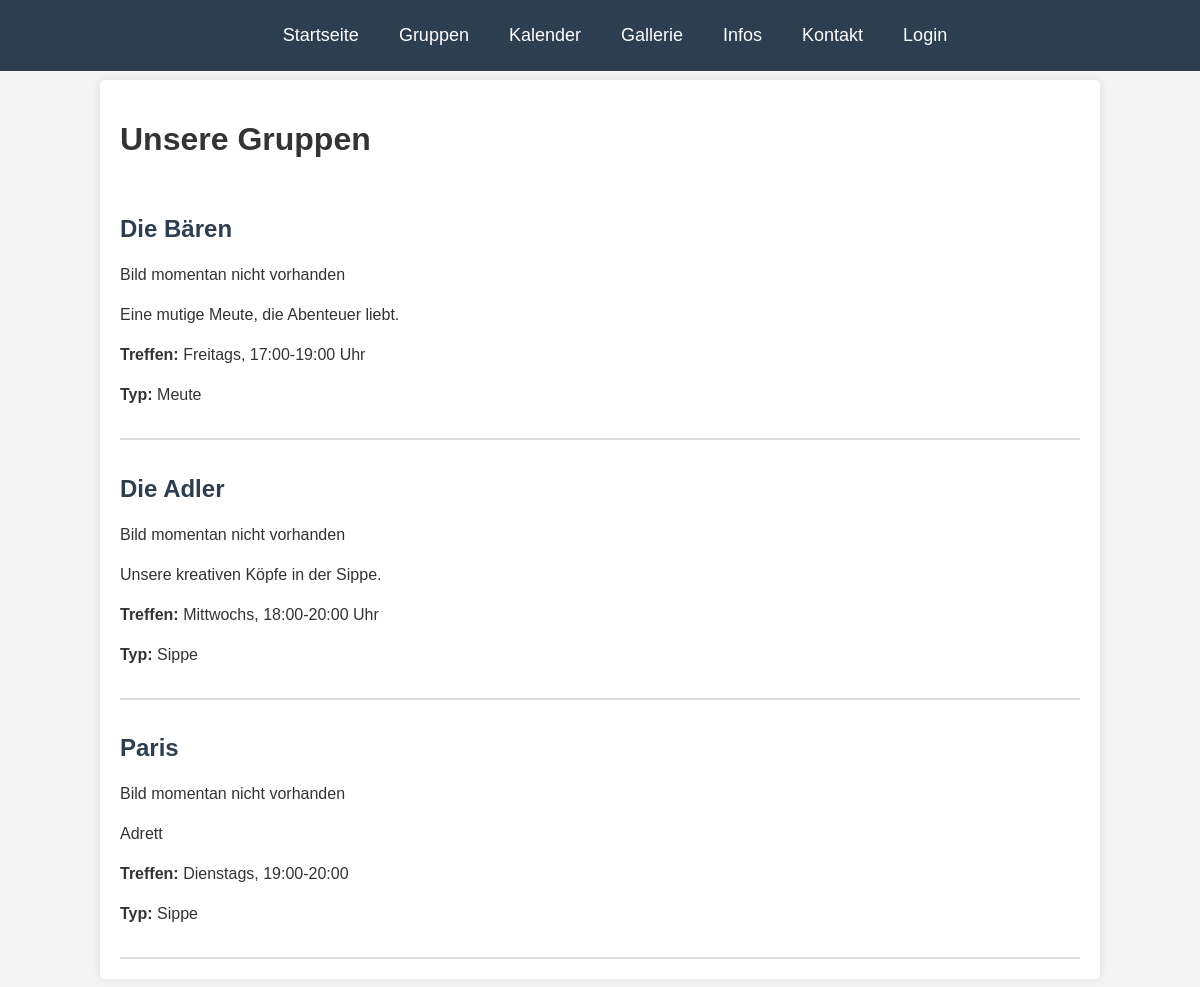
The page /groups.php on the database its author committed.
### tables this page shows
CREATE TABLE groups (
    id INT AUTO_INCREMENT PRIMARY KEY,
    name VARCHAR(100) NOT NULL,
    type ENUM('Meute', 'Sippe') NOT NULL,
    description TEXT,
    photo VARCHAR(255) NOT NULL DEFAULT 'default.jpg',
    meeting_times VARCHAR(255) NULL
);

### groups.php (the view, shortened to what this page needs)
<!DOCTYPE html>
<html lang="de">
<head>
    <link rel="stylesheet" href="styles.css">
</head>
<body>
<?php
include 'db.php';
include 'navbar.php';
?>
<div class="container">
    <h1>Unsere Gruppen</h1>
    <?php
    $result = $conn->query("SELECT * FROM groups");
if ($result && $result->num_rows > 0) {
    while ($row = $result->fetch_assoc()) {
    echo "<div class='group'>";
    echo "<h2>" . htmlspecialchars($row['name']) . "</h2>";
    $imagePath = "images/" . htmlspecialchars($row['image'] ?? '');
    if (!empty($row['image']) && file_exists($imagePath)) {
        echo "<img src='$imagePath' alt='Gruppenbild'><br>";
    } else {
        echo "<p>Bild momentan nicht vorhanden</p>";
    }
    echo "<p>" . nl2br(htmlspecialchars($row['description'])) . "</p>";
    echo "<p><strong>Treffen:</strong> " . htmlspecialchars($row['meeting_times']) . "</p>";
    echo "<p><strong>Typ:</strong> " . htmlspecialchars($row['type']) . "</p>";
    echo "</div>";
}
} else {
    echo "<p>Keine Gruppen gefunden oder Fehler bei der Datenbankabfrage.</p>";
}$conn->close();
    ?>
</div>
</body>
</html>

### navbar.php
<nav>
    <a href="index.php">Startseite</a>
	<a href="groups.php">Gruppen</a>
    <a href="calendar.php">Kalender</a>
    <a href="gallerie.php">Gallerie</a>
    <a href="info.php">Infos</a>
    <a href="contact.php">Kontakt</a>
    <?php if (isset($_SESSION['user_id'])): ?>
        <?php if (isset($_SESSION['role']) && ($_SESSION['role'] == 'stammesfuehrung' || $_SESSION['role'] == 'leitung')): ?>
            <a href="dashboard.php">Edit-Bereich</a>
        <?php endif; ?>
        <a href="logout.php">Logout</a>
    <?php else: ?>
        <a href="login.php">Login</a>
    <?php endif; ?>
</nav>

### styles.css (style rules this page uses)
body { font-family: Arial, sans-serif; background-color: #f4f4f4; color: #333; margin: 0; padding: 0; }
nav { background-color: #2c3e50; padding: 15px; text-align: center; position: fixed; width: 100%; top: 0; left: 0; z-index: 1000; display: flex; justify-content: center; flex-wrap: wrap; }
nav a { color: white; text-decoration: none; padding: 10px 20px; font-size: 18px; white-space: nowrap; }
body { padding-top: 60px; }
.container { width: 80%; margin: 20px auto; background: white; padding: 20px; box-shadow: 0 0 10px rgba(0, 0, 0, 0.1); border-radius: 5px; }
.group { border-bottom: 2px solid #ddd; padding: 15px 0; }
.group h2 { color: #2c3e50; }
.group p { font-size: 16px; line-height: 1.5; }

### rows shown on the page
groups: name "Die Bären", description "Eine mutige Meute, die Abenteuer liebt.", meeting_times "Freitags, 17:00-19:00 Uhr", type "Meute"
groups: name "Die Adler", description "Unsere kreativen Köpfe in der Sippe.", meeting_times "Mittwochs, 18:00-20:00 Uhr", type "Sippe"
groups: name "Paris", description "Adrett", meeting_times "Dienstags, 19:00-20:00", type "Sippe"
